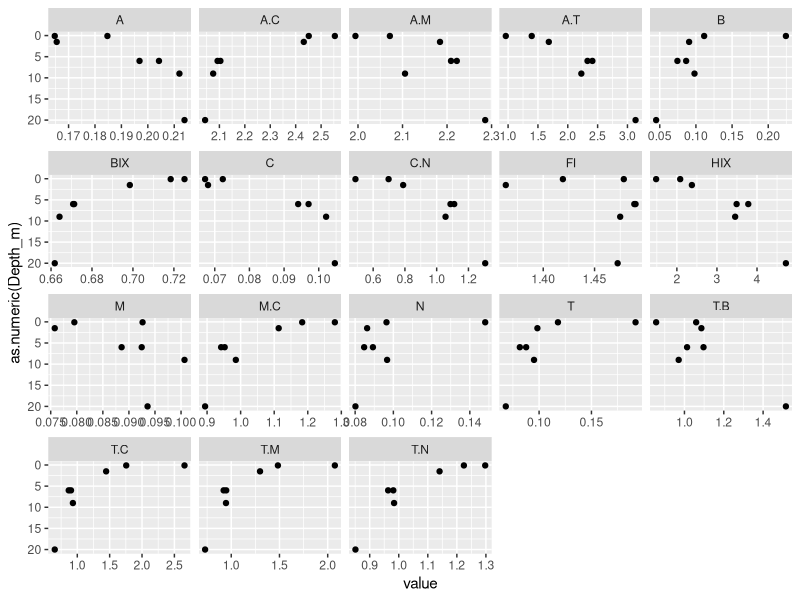
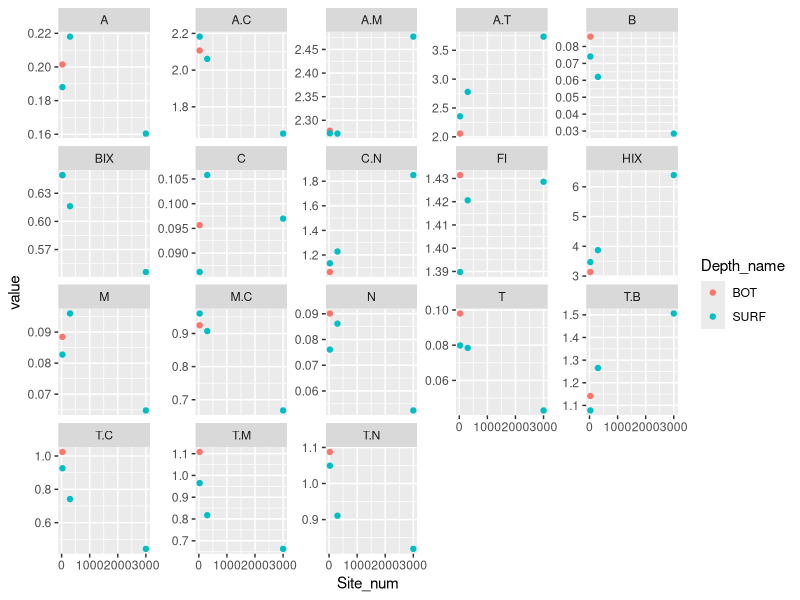

Reproduce these figures in R, in order.
## ---- chunk 1
knitr::opts_chunk$set(echo = TRUE)
## ---- chunk 2
library(tidyverse)
library(lubridate) # for changing date format in dataframe: functions ymd() and others 
library(scales) #for date format on plots
library(patchwork) #arrange figures w/ slashes and lines

## ---- chunk 3
# eems_edi <- read_csv("https://pasta.lternet.edu/package/data/eml/edi/841/1/f63272976bcd151f8e879cbd14d9a9ce")

eems <- read.csv("./EEMs_Results.csv")
head(eems)

eems_cove <- read.csv("./EEMs_Results_CCR_plungepoint_subset.csv")

## ---- chunk 4
####Old plot 
# ccreem_wvwa_streams <- ccreems %>% 
#   mutate(Depth_m = ifelse(Depth_m == 21, 20, Depth_m)) %>% 
#   mutate(Group = ifelse(Site == 50, "Dam", "Stream")) %>% 
#   filter(Depth_m != 6) %>% 
#   mutate(Site_Depth = ifelse(Site == 50, Depth_m, Site)) %>% 
#   filter(Group == "Stream") %>% 
#   ggplot(aes(x = Date, y = HIX))+
#   geom_point()+
#   ylim(1.1,10.7)+
#   # facet_wrap(~Site, ncol = 1)+
#   facet_wrap(~Site_Depth, ncol = 1)+
#   ggtitle("CCR Stream HIX")+
#   # scale_x_date(breaks = "1 month", date_labels = "%b %y")+
#   theme_bw()+
#   theme(text = element_text(size = 16)) 


# eems %>% 
#   filter(Reservoir == "CCR") %>% 
#   mutate(Depth_m = ifelse(Depth_m %in% c("BOT", "PD"), 1, Depth_m),
#          Depth_m = ifelse(Depth_m == "SURF", 0.1, Depth_m))
#   ggplot(aes(x = DateTime, y = HIX))+
#   geom_point()+
#   facet_wrap(~Site)

eems %>% 
  select(-FLAG, -Notes_flag) %>% 
  pivot_longer(11:28) %>% 
  mutate(Date = mdy(Date)) %>% 
  filter( Site == 50,
          Date == ymd("2023-06-01")
          ) %>% 
  ggplot(aes(x = value, y = as.numeric(Depth_m)))+
  geom_point()+
  scale_y_reverse()+
  facet_wrap(~name, scales = "free_x")

eems_cove %>% 
  select(-FLAG, -Notes_flag) %>% 
  pivot_longer(13:30) %>% 
  mutate(Date = mdy(Date)) %>% 
  filter(
    Site_num %in% c(3000,300,30),
      # Site_num %in% c(1000,10),
    Date == ymd("2023-06-01")
         ) %>% 
  ggplot(aes(x = Site_num, y = value, col = Depth_name))+
    geom_point()+
  facet_wrap(~name, scales = "free_y")

